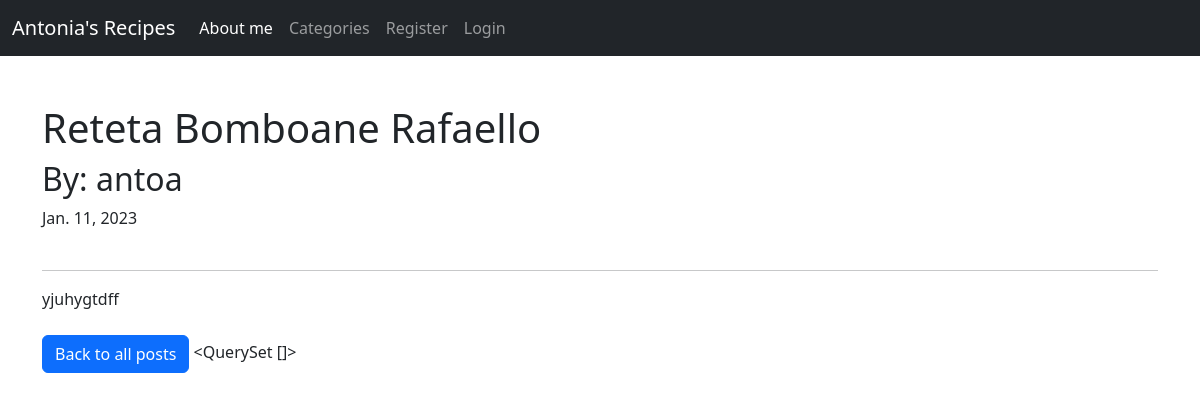
/post/45, run on an earlier commit of the app's database.
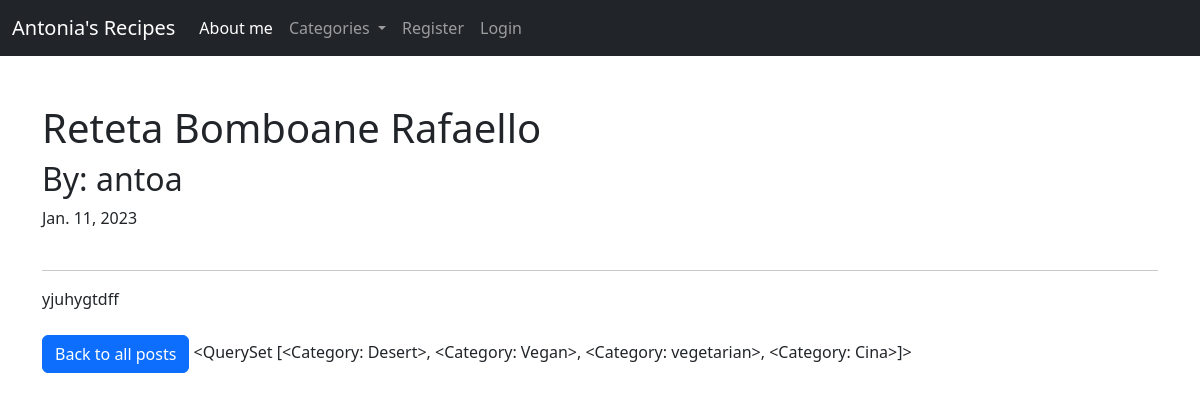
And on a later commit of the database.
### core/models.py (models this page shows, shortened)
class Category(models.Model):
    name = models.CharField(max_length=255)
    def __str__(self):
        return self.name

### core/views.py (the view)
# urls.py: path('post/<int:pk>',PostDetailView.as_view(),name="post_detail"),
class PostDetailView(DetailView):
    model = Post
    template_name = 'post_detail.html'
    def get_context_data(self, *args, **kwargs):
        cat_menu = Category.objects.all()
        context = super(PostDetailView,self).get_context_data(*args, **kwargs)
        context["cat_menu"] = cat_menu
        return context

### core/templates/post_detail.html (shortened to what this page needs)
{% extends 'base.html' %}
{% block content%}
<h1> {{post.title}}</h1>
<h2>By: {{post.author}}</h2>
{{post.post_date}}
<br>
<br>
<hr>
{{post.body|safe}}
<br>
<br>
<a href="{% url 'home' %}" class="btn btn-primary" type="button"> Back to all posts</a>
{% endblock %}

### core/templates/base.html (shortened to what this page needs)
<!doctype html>
<html lang="en">
  <head>
    <link href="https://cdn.jsdelivr.net/npm/bootstrap@5.2.3/dist/css/bootstrap.min.css" rel="stylesheet">
  </head>
  <body>
    <nav class="navbar navbar-expand-lg navbar-dark bg-dark">
      <div class="container-fluid">
        <a class="navbar-brand" href="{% url 'home' %}">Antonia's Recipes</a>
        <div class="collapse navbar-collapse" id="navbarSupportedContent">
          <ul class="navbar-nav me-auto mb-2 mb-lg-0">
            <li class="nav-item">
              <a class="nav-link active" aria-current="page" href="{% url 'home' %}">About me</a>
            </li>
            {% if cat_menu %}
            <li class="nav-item dropdown">
              <a class="nav-link dropdown-toggle" href="#" role="button" data-bs-toggle="dropdown" aria-expanded="false">
                Categories
              </a>
            </li>
            {% else %}
            <li class="nav-item">
                <a class="nav-link" href="{% url 'category-list' %}">Categories</a>
              </li>
            {% endif %}
            {% if user.is_authenticated %}
              <li class="nav-item">
                <a class="nav-link" href="{% url 'add_post' %}">Add Post</a>
              </li>
              <li class="nav-item">
                <a class="nav-link" href="{% url 'add_category' %}">Add a new Category</a>
              </li>
              <li class="nav-item">
                <a class="nav-link" href="{% url 'logout' %}">Logout</a>
              </li>
            {% else %}
              <li class="nav-item">
                <a class="nav-link" href="{% url 'register' %}">Register</a>
              </li>
              <li class="nav-item">
                <a class="nav-link" href="{% url 'login' %}">Login</a>
              </li>
            {% endif %}
          </ul>
        </div>
      </div>
    </nav>
    <br>
    <br>
    <div class = "container">
    {% block content%}
    {% endblock %}
      {{cat_menu}}
    </div>
  </body>
</html>

What changed in the data, as far as the page shows it:
added Category: name.name "<QuerySet [<Category: Desert>, <Category: Vegan>, <Category: vegetarian>, <Category: Cina>]>"
Also different on the page:
{{ cat_menu }}: "<QuerySet []>" → (not shown)
